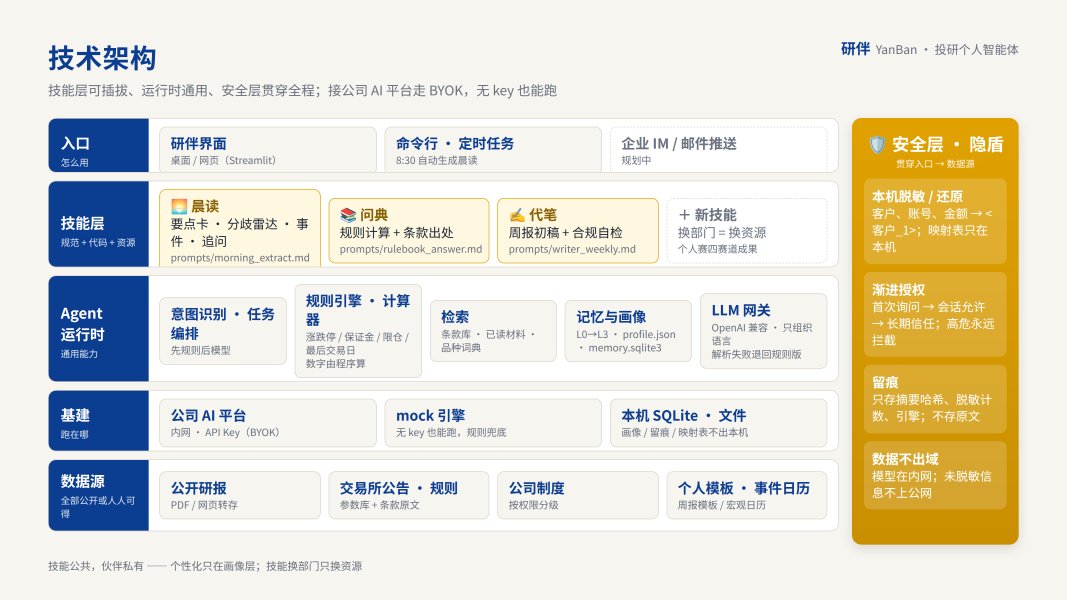
#> input picture 00_收件箱/PPT图_草稿v1/01_技术架构.png, 3200 x 1800 px, given in place of S02_redact.png, which was not available (shown at 1/3 size)
$ python crop_shots.py '../../../PPT图_草稿v1' '../../../PPT图_草稿v1/02_研究员的一天_现在.png'
#> lines starting #> are read from the running program, lines starting #| are printed output that depends on the picture; pictures that were not available may be replaced by others from this repository, and a replacement may not be noted
"""PPT 用的局部截图：从 shots/S*.png（3200×2000）裁出右栏结果区，存成 shots/P*.png；
示意图去掉自带的标题行，存成 deck/figs/F*_body.png（幻灯片标题已经说了）。
整屏截图放进幻灯片字太小，右栏放大后投屏看得清。用法：python scripts/crop_shots.py shots deck/figs"""
import sys
from pathlib import Path

from PIL import Image

SHOTS = Path(sys.argv[1])
RIGHT = (1940, 440, 3070)          # 右栏：x 起、y 起、x 止；下边按内容自动找（tabs 下方开始）
CROPS = {   # 输出名: (源图, 区域)
    "P02_redact": ("S02_redact", (1940, 440, 3070, 1310)), "P02_src": ("S02_redact", (750, 450, 1850, 790)), "P03_compare": ("S03_compare", RIGHT), "P05_copy": ("S05_copy", (1940, 0, 3070)),
    "P06_restore": ("S06_restore", RIGHT), "P07_round2": ("S07_round2", RIGHT), "P08_restore_warn": ("S08_restore_warn", RIGHT),
    "P09_ops": ("S09_ops", RIGHT), "P10_suspect": ("S10_suspect", RIGHT), "P09_ops_src": ("S09_ops", (740, 440, 1860)),
}


def content_bottom(im: Image.Image, x0: int, x1: int, y0: int) -> int:
    """从下往上找最后一行有内容（亮像素够多）的位置，再留 30px 边。"""
    g = im.convert("L")
    w = x1 - x0
    for y in range(im.height - 1, y0, -4):
        row = list(g.crop((x0, y, x1, y + 1)).tobytes())
        if sum(1 for v in row if v > 70) > w * 0.01:
            return min(im.height, y + 30)
    return im.height


for name, (src, box) in CROPS.items():
    im = Image.open(SHOTS / f"{src}.png")
#> im is the input picture: PIL image 3200x1800 RGB; mean R, G, B 226.4, 222.6, 210.1
    x0, y0, x1 = box[:3]
    y1 = box[3] if len(box) > 3 else content_bottom(im, x0, x1, y0)   # 给了第 4 个数就按固定下边裁
#> y1 = 1310
    im.crop((x0, y0, x1, y1)).save(SHOTS / f"{name}.png", optimize=True)
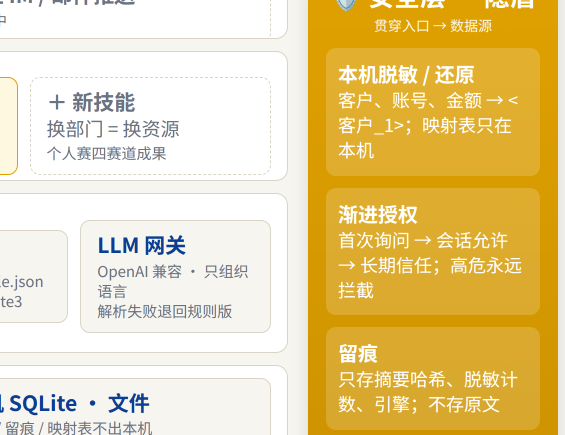
#> saved as P02_redact.png: PIL image 1130x870 RGB (shown at 1/2 size); mean R, G, B 233.4, 211.4, 155.7
    print(name, (x0, y0, x1, y1))
#| P02_redact (1940, 440, 3070, 1310)
#> pass 3 of the loop `for name, (src, box) in CROPS.items():`:
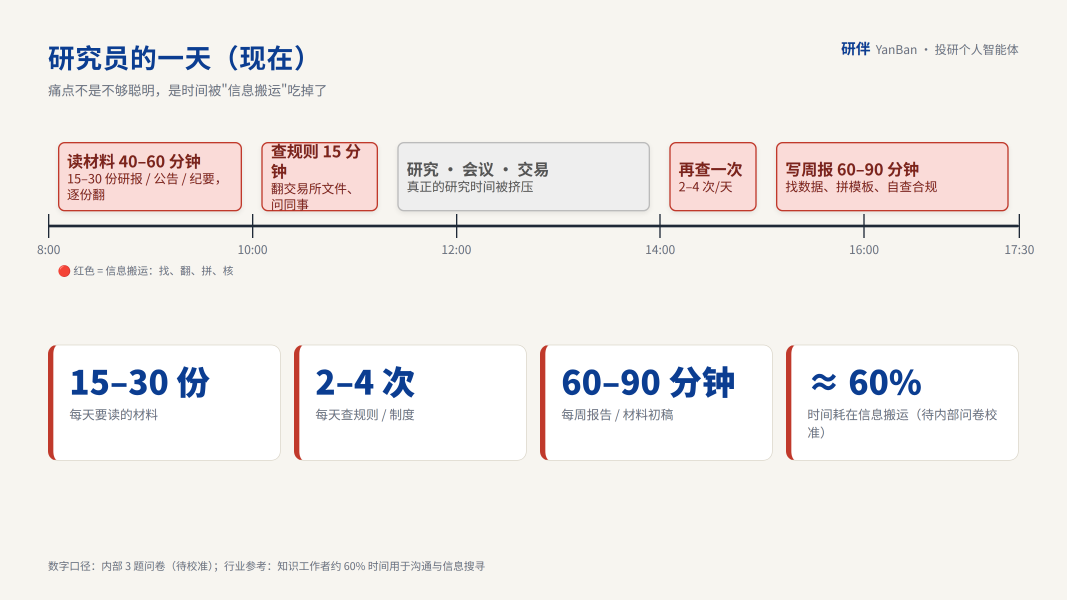
#> input picture 00_收件箱/PPT图_草稿v1/02_研究员的一天_现在.png, 3200 x 1800 px, given in place of S03_compare.png, which was not available (shown at 1/3 size)
#> im is the input picture: PIL image 3200x1800 RGB; mean R, G, B 241.2, 237.1, 234.4
#> in content_bottom, `g = im.convert("L")`:
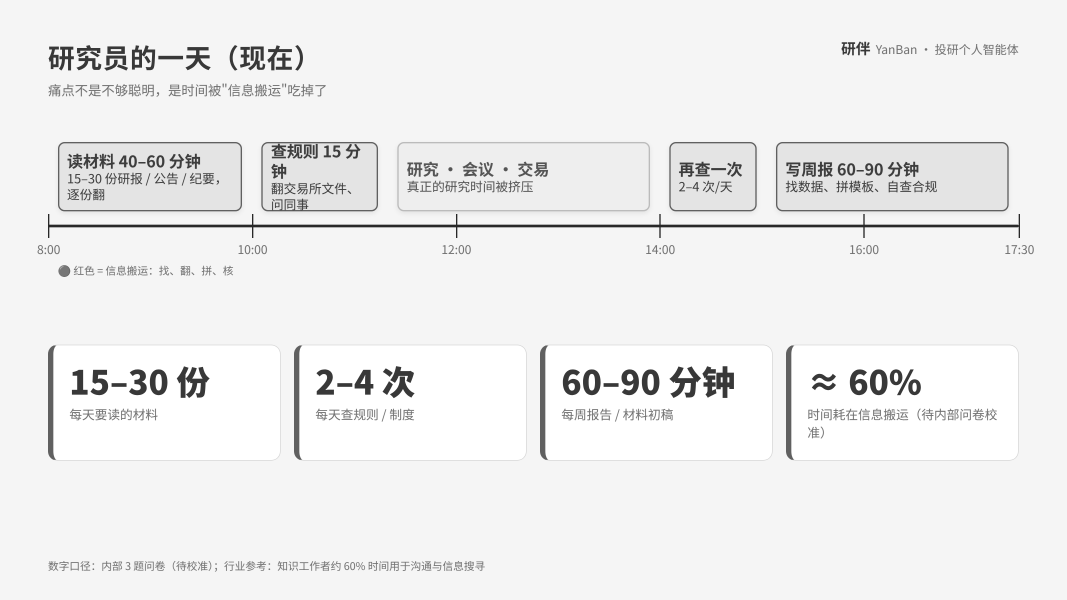
#> g: PIL image 3200x1800 L (shown at 1/3 size); min 38, max 255, mean 238
#> y1 = 1800
#> `im.crop((x0, y0, x1, y1)).save(SHOTS / f"{name}.png", optimize=True)`:
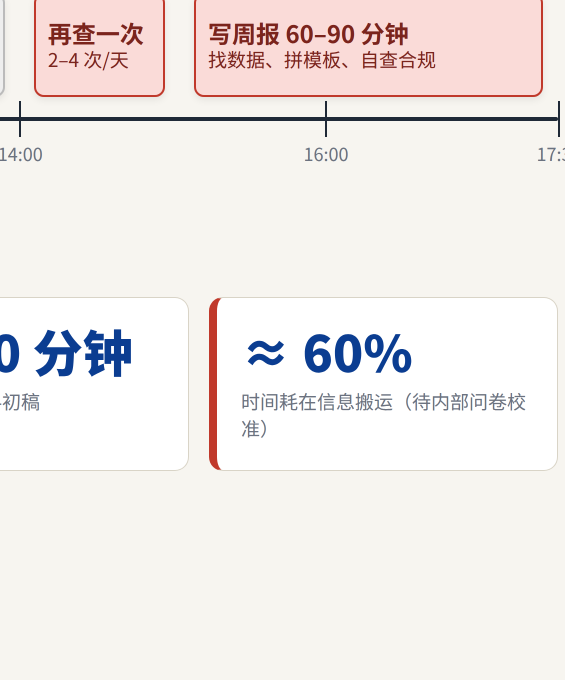
#> saved as P03_compare.png: PIL image 1130x1360 RGB (shown at 1/2 size); mean R, G, B 241.6, 235.8, 233.4
#| P03_compare (1940, 440, 3070, 1800)
#> (the run stopped early here; a loop or call above may not have finished)
